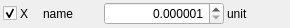
<?xml version="1.0" encoding="UTF-8"?>
<ui version="4.0">
 <class>Form</class>
 <widget class="QWidget" name="Form">
  <property name="geometry">
   <rect>
    <x>0</x>
    <y>0</y>
    <width>290</width>
    <height>28</height>
   </rect>
  </property>
  <property name="minimumSize">
   <size>
    <width>0</width>
    <height>28</height>
   </size>
  </property>
  <property name="windowTitle">
   <string>Form</string>
  </property>
  <layout class="QHBoxLayout" name="horizontalLayout">
   <property name="spacing">
    <number>3</number>
   </property>
   <property name="leftMargin">
    <number>3</number>
   </property>
   <property name="topMargin">
    <number>0</number>
   </property>
   <property name="rightMargin">
    <number>3</number>
   </property>
   <property name="bottomMargin">
    <number>0</number>
   </property>
   <item>
    <widget class="QCheckBox" name="cb_enabled">
     <property name="sizePolicy">
      <sizepolicy hsizetype="Maximum" vsizetype="Fixed">
       <horstretch>0</horstretch>
       <verstretch>0</verstretch>
      </sizepolicy>
     </property>
     <property name="toolTip">
      <string notr="true">Allow optimization</string>
     </property>
     <property name="text">
      <string/>
     </property>
     <property name="checked">
      <bool>true</bool>
     </property>
    </widget>
   </item>
   <item>
    <widget class="QLabel" name="lb_symbol">
     <property name="minimumSize">
      <size>
       <width>20</width>
       <height>0</height>
      </size>
     </property>
     <property name="text">
      <string>X</string>
     </property>
     <property name="buddy">
      <cstring>dsb_value</cstring>
     </property>
    </widget>
   </item>
   <item>
    <widget class="QLabel" name="lb_title">
     <property name="sizePolicy">
      <sizepolicy hsizetype="Preferred" vsizetype="Preferred">
       <horstretch>1</horstretch>
       <verstretch>0</verstretch>
      </sizepolicy>
     </property>
     <property name="text">
      <string>name</string>
     </property>
     <property name="buddy">
      <cstring>dsb_value</cstring>
     </property>
    </widget>
   </item>
   <item>
    <widget class="QDoubleSpinBox" name="dsb_value">
     <property name="minimumSize">
      <size>
       <width>120</width>
       <height>0</height>
      </size>
     </property>
     <property name="alignment">
      <set>Qt::AlignmentFlag::AlignRight|Qt::AlignmentFlag::AlignTrailing|Qt::AlignmentFlag::AlignVCenter</set>
     </property>
     <property name="decimals">
      <number>6</number>
     </property>
     <property name="minimum">
      <double>0.000001000000000</double>
     </property>
     <property name="maximum">
      <double>0.500000000000000</double>
     </property>
     <property name="singleStep">
      <double>0.001000000000000</double>
     </property>
     <property name="value">
      <double>0.000001000000000</double>
     </property>
    </widget>
   </item>
   <item>
    <widget class="QLabel" name="lb_unit">
     <property name="sizePolicy">
      <sizepolicy hsizetype="Fixed" vsizetype="Preferred">
       <horstretch>0</horstretch>
       <verstretch>0</verstretch>
      </sizepolicy>
     </property>
     <property name="minimumSize">
      <size>
       <width>60</width>
       <height>0</height>
      </size>
     </property>
     <property name="text">
      <string>unit</string>
     </property>
     <property name="alignment">
      <set>Qt::AlignmentFlag::AlignLeading|Qt::AlignmentFlag::AlignLeft|Qt::AlignmentFlag::AlignVCenter</set>
     </property>
    </widget>
   </item>
  </layout>
 </widget>
 <resources/>
 <connections/>
</ui>
